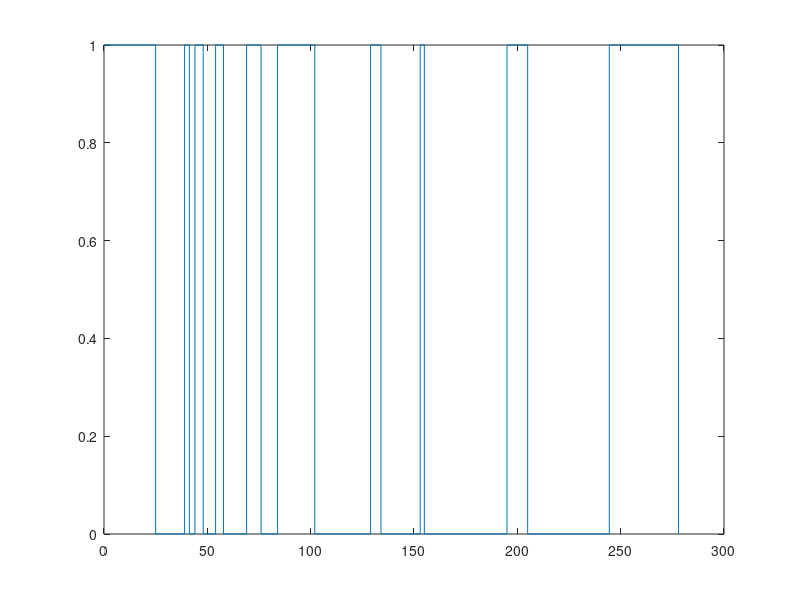

This chart was generated by the following MATLAB code:
%All the points of sight in seconds driving from sundance to the highway:)
X = [527 552 552 566 566 568.3 568.3 571 571 575 575 581 581 584.8 584.8 596 596 603 603 611 611 629 629 656 656 661 661 680 680 682 682 722 722 732 732 771.5 771.5 805 805];
X1 = X - 527;
Y1 = [1 1  0 0 1 1 0 0 1 1 0 0 1 1 0 0 1 1 0 0 1 1 0 0 1 1 0 0 1 1 0 0 1 1 0 0 1 1 0];
plot(X1, Y1);